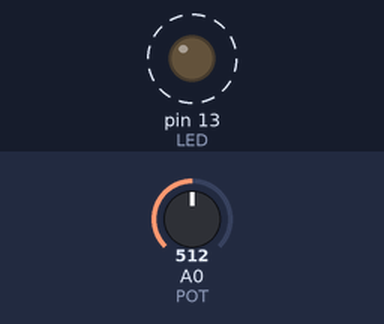
A sketch run on a simulated Arduino Uno, built with avr-gcc and run on an emulated ATmega328P. On the bench: output pins drawn as LEDs (lit = HIGH). Dashed ring = blinking. The inputs (shaded band) are chosen by the test bench; at power-on: A0 (POT) = 512. What the sketch prints to the serial monitor is not drawn.

Above: at 1.2 s.
1.3 s: A0 (POT) set to 716
4.3 s: A0 (POT) set to 511
Timing chart, 0 to 13.3 s (numbered marks = the images above; inputs shaded):
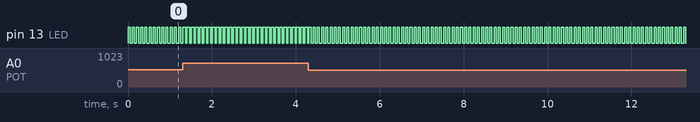

Measured:
- by itself, pin 13 (LED): alternates HIGH for 0.05 s and LOW for 0.05 s

The sketch:

07-2.ino
```cpp
int LED = 13;
int POT = A0;

void setup() {
  pinMode(LED, OUTPUT);
  Serial.begin(9600);
}

void loop() {
  int val, percent;

  val = analogRead(POT);
  percent = map(val, 0, 1023, 0, 100);

  digitalWrite(LED, HIGH); delay(percent);
  digitalWrite(LED, LOW);  delay(100-percent);
  Serial.println(percent);
}
```
